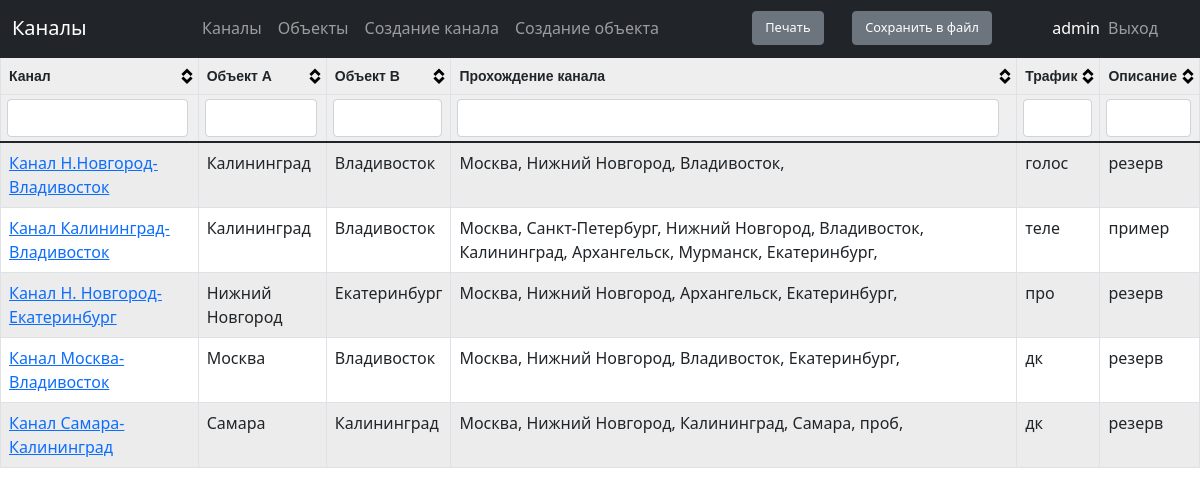
The app's page /scheme/channels (signed in), older data.
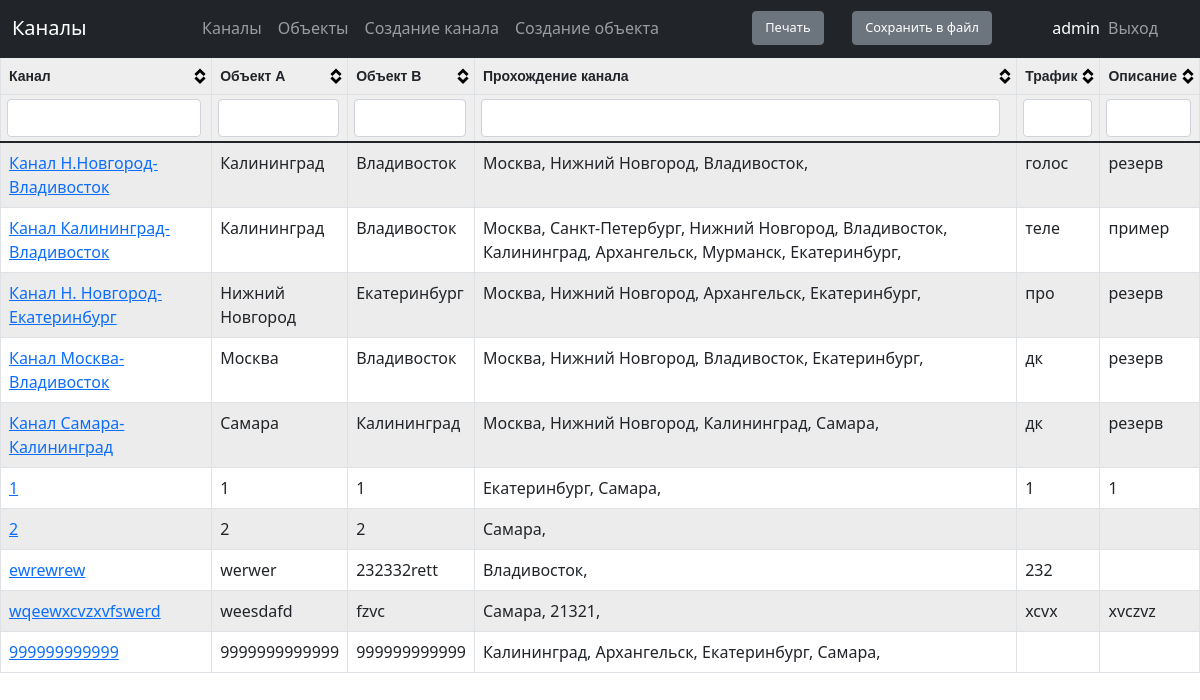
The same page, newer data.
### scheme/models.py (models this page shows, shortened)
class Channels(models.Model):
    channel_name = models.CharField(max_length=300, unique=True, verbose_name='Наименование канала')
    object_a = models.CharField(max_length=100, verbose_name='Объект А')
    object_b = models.CharField(max_length=100, verbose_name='Объект Б')
    traffic = models.CharField(max_length=30, verbose_name='Трафик', blank=True)
    description = models.CharField(max_length=3000, verbose_name='Описание', blank=True)
    equipment_connect = models.ManyToManyField ('Equipment',
                        related_name='equipmentcon', verbose_name='Оборудование')
    class Meta:
            verbose_name = 'Канал'
            verbose_name_plural = 'Каналы'

class Locations(models.Model):
    location = models.CharField(max_length=100, unique=True, verbose_name='Название объекта')
    address = models.CharField(max_length=300, verbose_name='Адрес объекта', blank=True)
    class Meta:
        verbose_name = 'Объекты'
        verbose_name_plural = 'Объекты'
    def __str__(self):
        return self.location

### scheme/views.py (the view)
# urls.py: path('channels', permission_required('scheme.view_channels')(views.ChannelsView), name='url_channels'),
def ChannelsView(request):
    channels= Channels.objects.all()
    context_object_name = 'channels'
    return render (request, 'scheme/channels.html',{'channels': channels})

### scheme/templates/scheme/channels.html (shortened to what this page needs)
{% extends 'main/index.html' %}
{% block title %} Каналы {% endblock %}
{% block content %}
  <table id='tblData'>
        <thead>
            <th>Канал</th>
            <th>Объект А</th>
            <th>Объект B</th>
            <th>Прохождение канала</th>
            <th>Трафик</th>
            <th>Описание</th>
        </thead>
        <tbody>
        {% for i in channels %}
        <tr>
            <td><a href="{% url 'url_channel_detail_view' i.id %}">{{i.channel_name}}</a></td>
            <td>{{i.object_a}}</td>
            <td>{{i.object_b}}</td>
            <td>
            {% regroup i.equipment_connect.all by locations_connect as locations_list %}
                {% for locations_connect in locations_list %}
                {{ locations_connect.grouper }},
                {%endfor%}
            </td>
            <td>{{i.traffic}}</td>
            <td>{{i.description}}</td>
        </tr>
        {%endfor%}
        </tbody>
    </table>
{% endblock%}

Row changes from the older to the newer data that the page shows:
removed Locations: grouper "проб", shown under Channels "Канал Самара-Калининград"
added Channels: channel_name "1", object_a "1", object_b "1", traffic "1", description "1", Locations (grouper "Екатеринбург"), Locations (grouper "Самара")
added Channels: channel_name "2", object_a "2", object_b "2", Locations (grouper "Самара")
added Channels: channel_name "ewrewrew", object_a "werwer", object_b "232332rett", traffic "232", Locations (grouper "Владивосток")
added Channels: channel_name "wqeewxcvzxvfswerd", object_a "weesdafd", object_b "fzvc", traffic "xcvx", description "xvczvz", Locations (grouper "Самара")
added Locations: grouper "21321", shown under "wqeewxcvzxvfswerd"
added Channels: channel_name "999999999999", object_a "9999999999999", object_b "999999999999", Locations (grouper "Калининград"), Locations (grouper "Архангельск"), Locations (grouper "Екатеринбург"), Locations (grouper "Самара")
